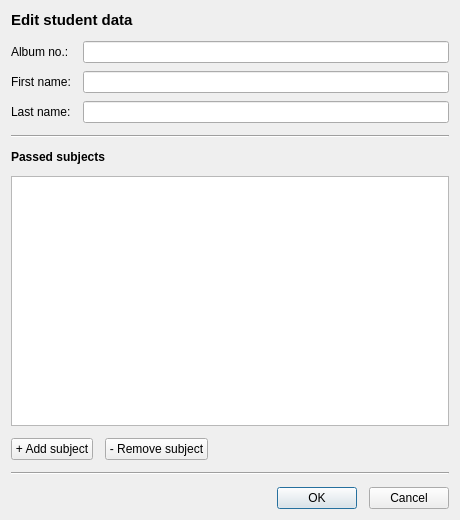
<?xml version="1.0" encoding="UTF-8"?>
<ui version="4.0">
 <class>StudentEditDialog</class>
 <widget class="QDialog" name="StudentEditDialog">
  <property name="geometry">
   <rect><x>0</x><y>0</y><width>460</width><height>520</height></rect>
  </property>
  <property name="minimumSize"><size><width>400</width><height>440</height></size></property>
    <property name="windowTitle"><string>Edit student</string></property>
  <layout class="QVBoxLayout" name="verticalLayout">
   <property name="spacing"><number>12</number></property>
   <item>
    <widget class="QLabel" name="labelTitle">
    <property name="text"><string>Edit student data</string></property>
     <property name="font"><font><pointsize>11</pointsize><bold>true</bold></font></property>
    </widget>
   </item>
   <item>
    <layout class="QFormLayout" name="formLayout">
     <property name="verticalSpacing"><number>8</number></property>
    <item row="0" column="0"><widget class="QLabel" name="labelAlbum"><property name="text"><string>Album no.:</string></property></widget></item>
     <item row="0" column="1"><widget class="QLineEdit" name="lineEditAlbum"><property name="readOnly"><bool>true</bool></property></widget></item>
    <item row="1" column="0"><widget class="QLabel" name="labelFirstName"><property name="text"><string>First name:</string></property></widget></item>
     <item row="1" column="1"><widget class="QLineEdit" name="lineEditFirstName"/></item>
    <item row="2" column="0"><widget class="QLabel" name="labelLastName"><property name="text"><string>Last name:</string></property></widget></item>
     <item row="2" column="1"><widget class="QLineEdit" name="lineEditLastName"/></item>
    </layout>
   </item>
   <item>
    <widget class="QFrame" name="line">
     <property name="frameShape"><enum>QFrame::HLine</enum></property>
     <property name="frameShadow"><enum>QFrame::Sunken</enum></property>
    </widget>
   </item>
   <item>
    <widget class="QLabel" name="labelSubjects">
    <property name="text"><string>Passed subjects</string></property>
     <property name="font"><font><bold>true</bold></font></property>
    </widget>
   </item>
   <item>
    <widget class="QListWidget" name="listSubjects">
     <property name="alternatingRowColors"><bool>true</bool></property>
    </widget>
   </item>
   <item>
    <layout class="QHBoxLayout">
     <item>
      <widget class="QPushButton" name="buttonAddSubject">
    <property name="text"><string>+ Add subject</string></property>
      </widget>
     </item>
     <item>
      <widget class="QPushButton" name="buttonRemoveSubject">
    <property name="text"><string>- Remove subject</string></property>
      </widget>
     </item>
     <item><spacer><property name="orientation"><enum>Qt::Horizontal</enum></property><property name="sizeHint" stdset="0"><size><width>40</width><height>20</height></size></property></spacer></item>
    </layout>
   </item>
   <item>
    <widget class="QFrame" name="line2">
     <property name="frameShape"><enum>QFrame::HLine</enum></property>
     <property name="frameShadow"><enum>QFrame::Sunken</enum></property>
    </widget>
   </item>
   <item>
    <layout class="QHBoxLayout">
     <item><spacer><property name="orientation"><enum>Qt::Horizontal</enum></property><property name="sizeHint" stdset="0"><size><width>40</width><height>20</height></size></property></spacer></item>
     <item><widget class="QPushButton" name="buttonOk"><property name="text"><string>OK</string></property><property name="default"><bool>true</bool></property></widget></item>
    <item><widget class="QPushButton" name="buttonCancel"><property name="text"><string>Cancel</string></property></widget></item>
    </layout>
   </item>
  </layout>
 </widget>
 <resources/>
 <connections>
  <connection>
   <sender>buttonCancel</sender><signal>clicked()</signal>
   <receiver>StudentEditDialog</receiver><slot>reject()</slot>
   <hints><hint type="sourcelabel"><x>380</x><y>500</y></hint><hint type="destinationlabel"><x>400</x><y>520</y></hint></hints>
  </connection>
 </connections>
</ui>
